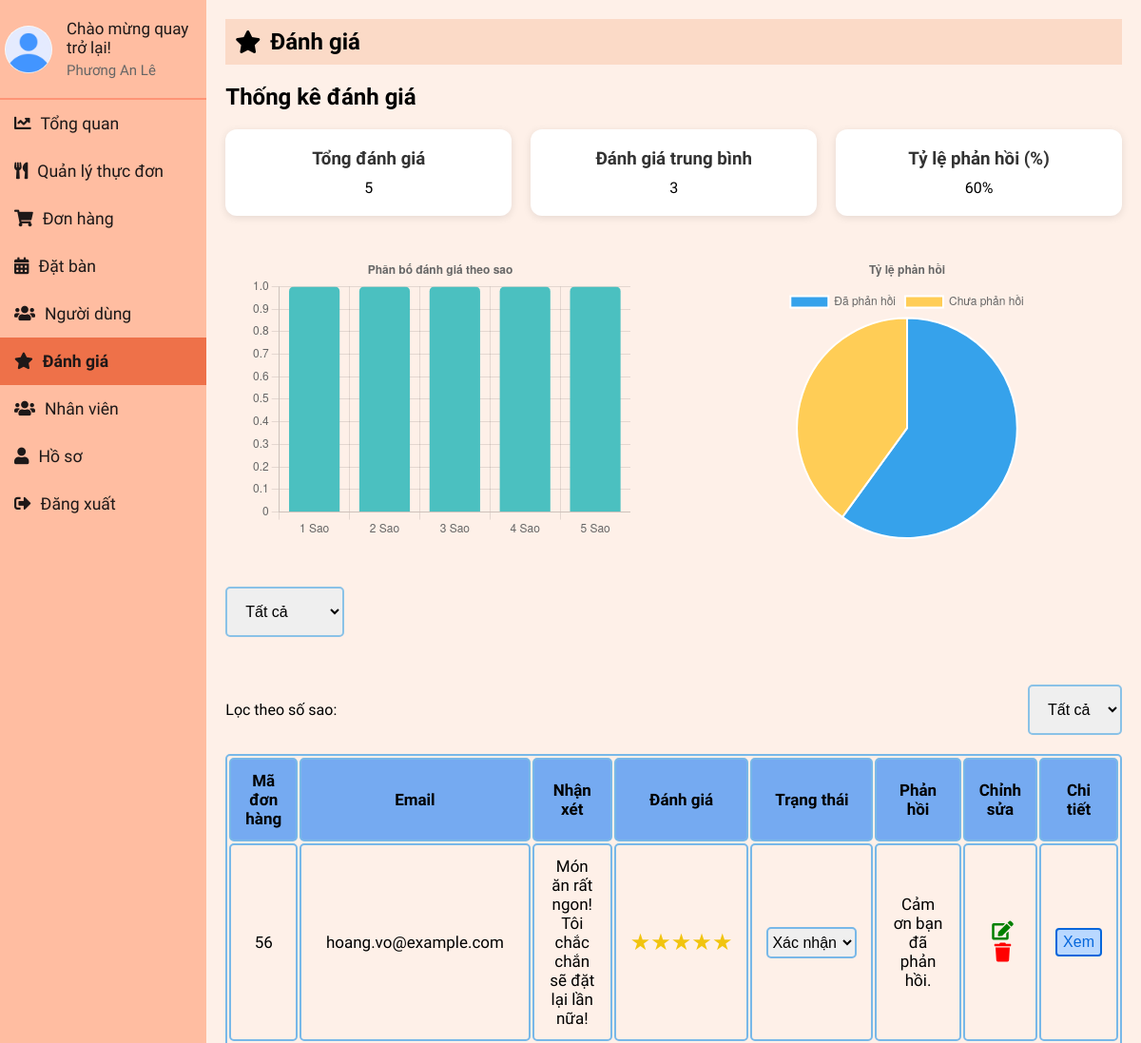
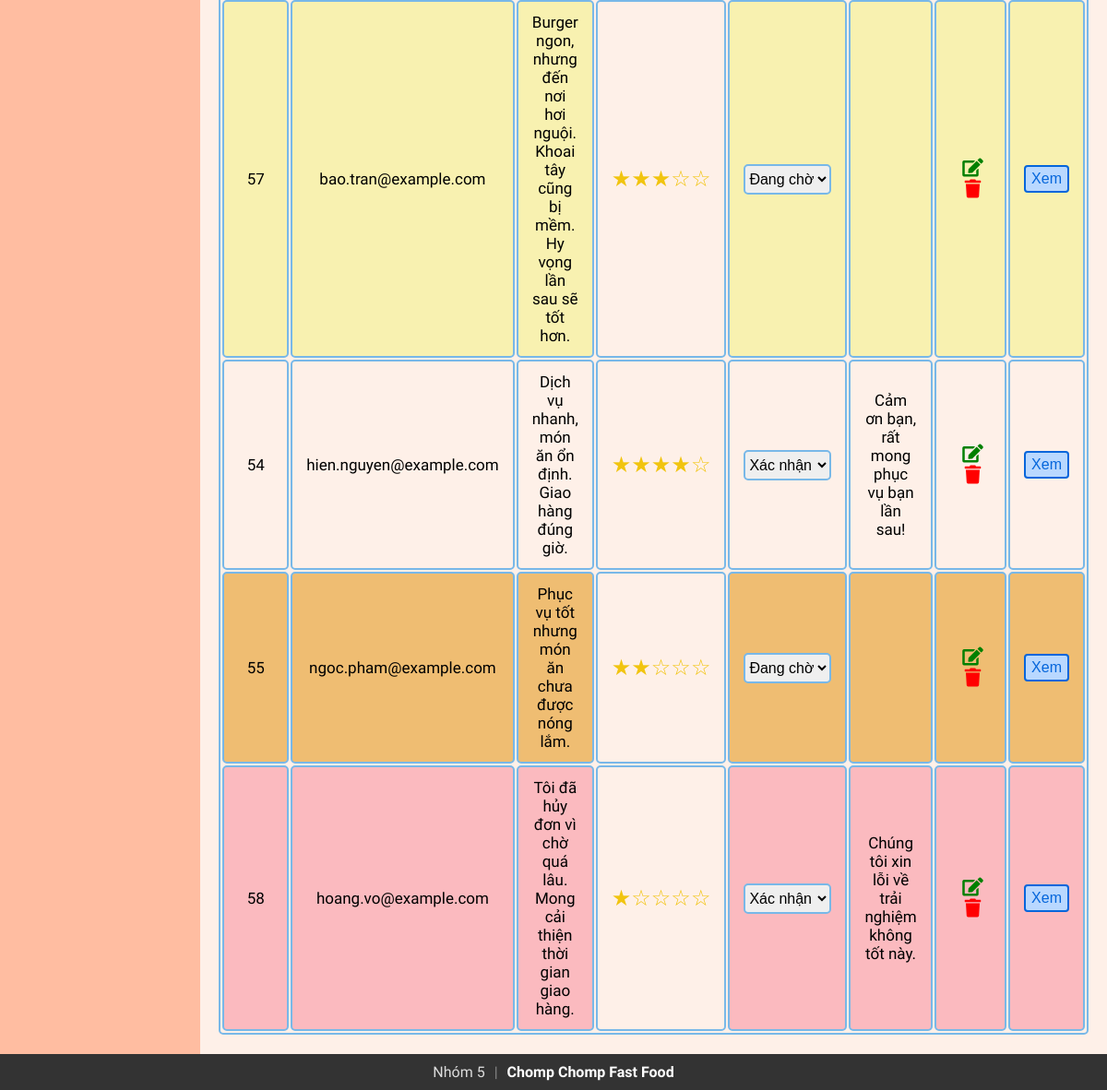
The page /Admin/reviews.php (signed in) on the database its author committed (2 pictures, top to bottom).
### tables this page shows
CREATE TABLE `staff` (
  `id` int(11) NOT NULL,
  `firstName` varchar(50) NOT NULL,
  `lastName` varchar(50) NOT NULL,
  `email` varchar(100) NOT NULL,
  `contact` varchar(15) DEFAULT NULL,
  `role` enum('superadmin','admin','delivery boy','waiter') NOT NULL,
  `password` varchar(255) NOT NULL,
  `createdAt` timestamp NOT NULL DEFAULT current_timestamp(),
  `updatedAt` timestamp NOT NULL DEFAULT current_timestamp() ON UPDATE current_timestamp(),
  `profile_image` varchar(255) NOT NULL DEFAULT 'default.jpg'
);

CREATE TABLE `reviews` (
  `review_id` int(11) NOT NULL,
  `email` varchar(255) NOT NULL,
  `order_id` int(11) DEFAULT NULL,
  `rating` int(11) NOT NULL,
  `review_text` text DEFAULT NULL,
  `review_date` date DEFAULT current_timestamp(),
  `status` enum('approved','pending','rejected') DEFAULT 'pending',
  `response` text DEFAULT NULL
);

### Admin/sidebar.php (called while the page is built, shortened)
<?php
include 'db_connection.php';
$admin_email = isset($_SESSION['email']) ? $_SESSION['email'] : '';
function getAdminInfo($email)
{
  global $conn;
  $stmt = $conn->prepare("SELECT firstName, lastName, email, profile_image FROM staff WHERE email = ?");
  $stmt->bind_param("s", $email);
  $stmt->execute();
  $stmt->bind_result($firstName, $lastName, $email,  $profile_image);
  return [
    'firstName' => $firstName ?: '',
    'lastName' => $lastName ?: '',
    'email' => $email ?: '',
    'profile_image' => $profile_image ?: 'default.jpg'
  ];
}
$admin_info = getAdminInfo($admin_email);
?>

### Admin/reviews.php (the view, shortened to what this page needs)
<?php
include 'db_connection.php';
?>
<?php
include 'sidebar.php';
?>
<!DOCTYPE html>
<html lang="en">
<head>
  <link rel="stylesheet" href="https://cdnjs.cloudflare.com/ajax/libs/font-awesome/5.15.3/css/all.min.css">
  <link rel="stylesheet" href="admin_reservation.css">
  <link rel="stylesheet" href="sidebar.css">
  <link rel="stylesheet" href="admin_review.css">
</head>
<body>
  <div class="sidebar">
    <div class="profile-section">
      <img src="../uploads/<?php echo htmlspecialchars($admin_info['profile_image']); ?>" alt="Profile Picture">
      <div class="info">
        <h3>Chào mừng quay trở lại!</h3>
        <p><?php echo htmlspecialchars($admin_info['firstName']) . ' ' . htmlspecialchars($admin_info['lastName']); ?></p>
      </div>
    </div>
    <ul>
      <li><a href="index.php"><i class="fas fa-chart-line"></i>Tổng quan</a></li>
      <li><a href="admin_menu.php"><i class="fas fa-utensils"></i>Quản lý thực đơn</a></li>
      <li><a href="admin_orders.php"><i class="fas fa-shopping-cart"></i>Đơn hàng</a></li>
      <li><a href="reservations.php"><i class="fas fa-calendar-alt"></i>Đặt bàn</a></li>
      <li><a href="users.php"><i class="fas fa-users"></i>Người dùng</a></li>
      <li><a href="reviews.php" class="active"><i class="fas fa-star"></i>Đánh giá</a></li>
      <li><a href="staffs.php"><i class="fas fa-users"></i>Nhân viên</a></li>
      <li><a href="profile.php"><i class="fas fa-user"></i>Hồ sơ</a></li>
      <li><a href="logout.php"><i class="fas fa-sign-out-alt"></i>Đăng xuất</a></li>
    </ul>
  </div>
  <div class="content">
    <div class="header">
      <h2><i class="fas fa-star"></i>Đánh giá</h2>
    </div>
    <h2>Thống kê đánh giá</h2>
<div class="review-summary">
  <div class="card total-reviews">
    <h3>Tổng đánh giá</h3>
    <p id="totalReviews">0</p>
  </div>
  <div class="card average-rating">
    <h3>Đánh giá trung bình</h3>
    <p id="averageRating">0</p>
  </div>
  <div class="card response-rate">
    <h3>Tỷ lệ phản hồi (%)</h3>
    <p id="responseRate">0%</p>
  </div>
</div>
<div class="chart-container">
  <canvas id="starChart"></canvas>
  <canvas id="responsePie"></canvas>
</div>
<div class="actions">
      <select id="statusFilter" name="statusFilter" onchange="filterByStatus()">
        <option value="">Tất cả</option>
      </select>
    </div>
<div class="actions">
  <label for="filter-rating">Lọc theo số sao:</label>
  <select id="filter-rating" onchange="filterReviews()" class="status-select" style="margin-left: 10px;">
    <option value="all">Tất cả</option>
  </select>
</div>
    <div class="table">
      <table id="reviewTable">
        <thead>
          <tr>
            <th>Mã đơn hàng</th>
            <th>Email</th>
            <th>Nhận xét</th>
            <th>Đánh giá</th>
            <th>Trạng thái</th>
            <th>Phản hồi</th>
            <th>Chỉnh sửa</th>
            <th>Chi tiết</th>
          </tr>
        </thead>
        <tbody>
          <?php
          include 'db_connection.php';
          $sql = "SELECT * FROM reviews";
          $result = mysqli_query($conn, $sql);
          if (mysqli_num_rows($result) > 0) {
            while ($row = mysqli_fetch_assoc($result)) {
              $ratingStars = str_repeat('&#9733;', $row['rating']) . str_repeat('&#9734;', 5 - $row['rating']);
  $rowClass = '';
  if ($row['rating'] == 1) {
      $rowClass = 'rating-1';
  } elseif ($row['rating'] == 2) {
      $rowClass = 'rating-2';
  } elseif ($row['rating'] == 3) {
      $rowClass = 'rating-3';
  }
              echo "<tr>
                        <td class='$rowClass'>{$row['order_id']}</td>
                        <td class='$rowClass'>{$row['email']}</td>
                        <td class='$rowClass'>{$row['review_text']}</td>
                        <td class='rating-stars'>{$ratingStars}</td>
                        <td class='$rowClass'>
                         <select id='status-{$row['order_id']}' onchange='updateStatus({$row['order_id']}, this.value)' class='status-select'>
                         <option value='pending' " . ($row['status'] == 'pending' ? 'selected' : '') . ">Đang chờ</option>
                         <option value='approved' " . ($row['status'] == 'approved' ? 'selected' : '') . ">Xác nhận</option>
                         <option value='rejected' " . ($row['status'] == 'rejected' ? 'selected' : '') . ">Từ chối</option>
                         </select>
                        </td>
                        <td class='$rowClass'>{$row['response']}</td>
                        <td class='$rowClass'>
                            <button id='editbtn' onclick='openEditReviewModal(this)' data-id='{$row['order_id']}' data-email='{$row['email']}' data-review_text='{$row['review_text']}' data-rating='{$row['rating']}' data-response='{$row['response']}'><i class='fas fa-edit'></i></button>
                            <button id='deletebtn' onclick=\"deleteReview('{$row['order_id']}', '{$row['email']}')\"><i class='fas fa-trash'></i></button>
                        </td>
                        <td class='$rowClass'><button id='viewbtn' onclick=\"viewDetails(" . $row['order_id'] . ")\">Xem</button></td>
                      </tr>";
            }
          } else {
            echo "<tr><td colspan='6' style='text-align: center;'>Không có đánh giá nào.</td></tr>";
          }
          ?>
        </tbody>
      </table>
    </div>
  </div>
  <?php
$sql = "SELECT rating, response FROM reviews";
$result = mysqli_query($conn, $sql);
$ratingsCount = [1 => 0, 2 => 0, 3 => 0, 4 => 0, 5 => 0];
$totalRating = 0;
$totalReviews = 0;
$responded = 0;
while ($row = mysqli_fetch_assoc($result)) {
  $rating = (int)$row['rating'];
  $ratingsCount[$rating]++;
  $totalRating += $rating;
  $totalReviews++;
  if (!empty($row['response'])) {
    $responded++;
  }
}
$averageRating = $totalReviews ? round($totalRating / $totalReviews, 2) : 0;
$responseRate = $totalReviews ? round(($responded / $totalReviews) * 100, 2) : 0;
?>
<script>
  document.addEventListener("DOMContentLoaded", function () {
    // Cập nhật số liệu vào thẻ
    document.getElementById("totalReviews").textContent = <?= $totalReviews ?>;
    document.getElementById("averageRating").textContent = <?= $averageRating ?>;
    document.getElementById("responseRate").textContent = "<?= $responseRate ?>%";
    // Biểu đồ số lượng đánh giá theo sao
    const ctx1 = document.getElementById('starChart').getContext('2d');
    new Chart(ctx1, {
      type: 'bar',
      data: {
        labels: ['1 Sao', '2 Sao', '3 Sao', '4 Sao', '5 Sao'],
        datasets: [{
          label: 'Số lượng đánh giá',
          data: [
            <?= $ratingsCount[1] ?>,
            <?= $ratingsCount[2] ?>,
            <?= $ratingsCount[3] ?>,
            <?= $ratingsCount[4] ?>,
            <?= $ratingsCount[5] ?>
          ],
          backgroundColor: '#4bc0c0',
          borderRadius: 5
        }]
      },
      options: {
        responsive: true,
        plugins: {
          legend: { display: false },
          title: { display: true, text: 'Phân bố đánh giá theo sao' }
        }
      }
    });
    // Biểu đồ tròn tỷ lệ phản hồi
    const ctx2 = document.getElementById('responsePie').getContext('2d');
    new Chart(ctx2, {
      type: 'pie',
      data: {
        labels: ['Đã phản hồi', 'Chưa phản hồi'],
        datasets: [{
          data: [<?= $responded ?>, <?= $totalReviews - $responded ?>],
          backgroundColor: ['#36a2eb', '#ffcd56']
        }]
      },
      options: {
        responsive: true,
        plugins: {
          title: { display: true, text: 'Tỷ lệ phản hồi' }
        }
      }
    });
  });
</script>
</body>
</html>

### Admin/admin_reservation.css (style rules this page uses)
* { margin: 0; padding: 0; }
body { background: #fef0e8; font-family: "Baloo 2", cursive; margin: 0; }
.content { margin-bottom: 40px; }
table { width: 100%; border: 2px solid #78b8e8; font-size: 17px; text-align: center; cursor: pointer; border-radius: 5px; }
table th, table td { padding: 12px 15px; border: 2px solid #78b8e8; border-radius: 5px; }
table th { background-color: rgba(60, 142, 245, 0.7); }
.header { padding: 10px; background-color: #fbdac7; margin-bottom: 20px; display: flex; align-items: center; }
.status-select { border: 2px solid #78b8e8; padding: 5px 0px 5px 0; font-size: 16px; border-radius: 5px; cursor: pointer; outline: none; }
#editbtn, #deletebtn { font-size: 20px; background: none; border: none; padding: 0 0 0 5px; outline: none; cursor: pointer; transition: transform 0.3s ease; }
#editbtn { color: green; }
#deletebtn { color: red; }
button { background-color: #0566db; color: rgb(253, 253, 253); border: 2px solid #b9d8ff; padding: 14px 20px; cursor: pointer; border-radius: 5px; transition: all 0.3s ease; font-size: 1.2rem; }
.actions { display: flex; align-items: center; margin-bottom: 20px; margin-top: 20px; gap: 7px; }
.actions select, .actions input { padding: 15px; font-size: 1rem; border-radius: 5px; border: 2px solid #8ac2e7; cursor: pointer; outline: none; }

### Admin/sidebar.css (style rules this page uses)
* { margin: 0; padding: 0; box-sizing: border-box; }
body { background: #fef0e8; font-family: "Baloo 2", cursive; display: flex; flex-direction: row; margin: 0; }
.sidebar { width: 250px; background-color: #ffbda1; color: #1d1818; overflow: auto; position: relative; min-height: 100vh; font-size: 1.1rem }
.sidebar ul li a { display: block; padding: 15px; text-decoration: none; color: #1d1818; transition: background-color 0.3s; }
.sidebar ul li a.active { background-color:#ee7149; font-weight: bold; }
.sidebar ul li a i { margin-right: 10px; }
.sidebar ul { list-style-type: none; padding: 0; }
.content { flex: 1; padding: 20px; }
.header { padding: 10px; background-color: #fbdac7; margin-bottom: 20px; display: flex; align-items: center; }
.header h2 { display: flex; align-items: center; }
.header h2 i { margin-right: 10px; }
.profile-section { padding: 20px 5px 20px 5px; display: flex; align-items: center; border-bottom: 2px solid rgba(253, 108, 77, 0.5); }
.profile-section img { width: 50px; height: 50px; border-radius: 50%; margin-right: 15px; }
.profile-section .info { flex-grow: 1; }
.profile-section .info h3 { margin: 0; font-size: 17px; font-weight: 500; }
.profile-section .info p { margin: 5px 0 0; font-size: 15px; color: #666; }
.sidebar ul li a.active { font-weight: bold; }

### Admin/admin_review.css (style rules this page uses)
* { margin: 0; padding: 0; }
body { background: #fef0e8; font-family: "Baloo 2", cursive; margin: 0; }
.actions { display: flex; justify-content: space-between; margin-top: 50px; }
.rating-stars { font-size: 1.5rem; color: #f1c40f; }
.rating-1 { background-color: #fbbabf; }
.rating-2 { background-color: #efbd72; }
.rating-3 { background-color: #f8f1b0; }
.review-summary { display: flex; gap: 20px; margin: 20px 0; justify-content: space-between; flex-wrap: wrap; }
.review-summary .card { flex: 1; min-width: 200px; background: #fff; border-radius: 12px; padding: 20px; box-shadow: 0 2px 8px rgba(0,0,0,0.1); text-align: center; }
.review-summary .card h3 { margin-bottom: 10px; color: #333; }
.chart-container { display: flex; gap: 40px; flex-wrap: wrap; justify-content: space-around; margin-top: 40px; }
canvas { max-width: 400px; max-height: 300px; }
.content { margin-bottom: 40px; }
#viewbtn { padding: 4px 6px; font-size: 16px; border-radius: 4px; background-color: #b9d8ff; color: #0566db; border: 2px solid #0566db; font-weight: 450; cursor: pointer; outline: none; transition: all 0.3s ease; }

### Admin/reviews.php (style rules this page uses)
body { font-family: 'Baloo 2', cursive !important; }

### rows shown on the page
staff: profile_image (placeholder picture), firstName "Phương An", lastName "Lê"
reviews: order "56", email "hoang.vo@example.com", review_text "Món ăn rất ngon! Tôi chắc chắn sẽ đặt lại lần nữa!", rating "★★★★★", status+order "Xác nhận", response "Cảm ơn bạn đã phản hồi."
reviews: order "57", email "bao.tran@example.com", review_text "Burger ngon, nhưng đến nơi hơi nguội. Khoai tây cũng bị mềm. Hy vọng lần sau sẽ tốt hơn.", rating "★★★☆☆", status+order "Đang chờ"
reviews: order "54", email "hien.nguyen@example.com", review_text "Dịch vụ nhanh, món ăn ổn định. Giao hàng đúng giờ.", rating "★★★★☆", status+order "Xác nhận", response "Cảm ơn bạn, rất mong phục vụ bạn lần sau!"
reviews: order "55", email "ngoc.pham@example.com", review_text "Phục vụ tốt nhưng món ăn chưa được nóng lắm.", rating "★★☆☆☆", status+order "Đang chờ"
reviews: order "58", email "hoang.vo@example.com", review_text "Tôi đã hủy đơn vì chờ quá lâu. Mong cải thiện thời gian giao hàng.", rating "★☆☆☆☆", status+order "Xác nhận", response "Chúng tôi xin lỗi về trải nghiệm không tốt này."

### other values the page prints
chart data {{ $ratingsCount[1] }} 1
